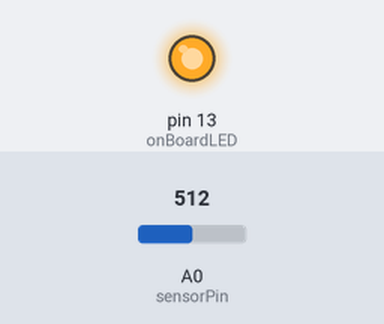
The sketch below on a simulated Arduino Uno, built with avr-gcc and run on an emulated ATmega328P. Shown: output pins drawn as LEDs (lit = HIGH). The inputs (shaded band) are chosen by the test bench; at power-on: A0 (sensorPin) = 512. What the sketch prints to the serial monitor is not drawn. At 11.1 s the program stops and its outputs stay as they are.

Above: at 2.5 s.
Timing chart, 0 to 6.5 s (numbered marks = the images above):
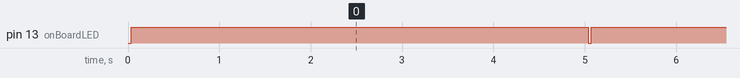

The sketch:

ReadingLight.ino
```cpp
//Reading Light
//This program monitors a light sensor connected to pin A0 and using the sensor readings to determine the lighting conditions in a room. Based on the light level detected by the sensor, it takes different actions and can potentially shut down the Arduino under certain conditions.

// Define the analog input pin for the light sensor
int sensorPin = A0;

// Define the digital output pin for an onboard LED (usually 13 on many Arduino boards)
int onBoardLED = 13;

// Declare a variable to store the sensor reading
int sensorValue = 0;

// Variables to count different light conditions
int countBright = 0;
int countDim = 0;
int countDark = 0;

// Variables to manage battery status
unsigned int batteryCapacity = 50000;
unsigned int batteryLevel = 0;
unsigned int ticks = 0;
unsigned int wait = 100;
double percentFull;

void setup() {
  // Setup code that runs once when the Arduino starts or is reset

  // Initialize communication with the computer via the serial port
  Serial.begin(9600);

  // Set the onboard LED pin as an output
  pinMode(onBoardLED, OUTPUT);
}

// Function to print battery percentage
void printBatteryPercentage(){
  Serial.print(ticks);
  Serial.print("ms charge at ");
  percentFull = 100 * ((double)batteryLevel / (double)batteryCapacity);
  Serial.print(percentFull);
  Serial.println("%");
}

void loop() {
  // Main code that runs repeatedly

  // Print a message to the serial monitor (the computer's screen)
  Serial.println("Charging battery with light sensor...");
  printBatteryPercentage();

  // Read the analog voltage from the sensor and store it in the sensorValue variable
  sensorValue = analogRead(sensorPin);

  // Print the sensor value to the serial monitor
  Serial.print("SensorValue: ");
  Serial.println(sensorValue);

  if(sensorValue > 100)
  {
    Serial.println("The room is bright!");
    digitalWrite(onBoardLED, HIGH);
    delay(5000);
    digitalWrite(onBoardLED, LOW);
    countBright++;
    if (countBright == 2)
    {
      Serial.println("The room is too bright! Shutting down...");
      delay(1000);
      exit(0);
    }
  }
  else if(sensorValue > 50 && sensorValue < 100)
  {
    Serial.println("The room is dim...");
    delay(1000);
    countDim++;
    if (countDim == 2)
    {
      Serial.println("The room has been dim for too long! Shutting down...");
      delay(1000);
      exit(0);
    }
  }
  else
  {
    Serial.println("The room is dark.");
    delay(1000);
    countDark++;
    if (countDark == 2)
    {
      Serial.println("The room has been dark for too long! Shutting down...");
      delay(1000);
      exit(0);
    }
  }
}
```

Measured:
- by itself, pin 13 (onBoardLED): alternates HIGH for 5.0 s and LOW for 0.04 s
